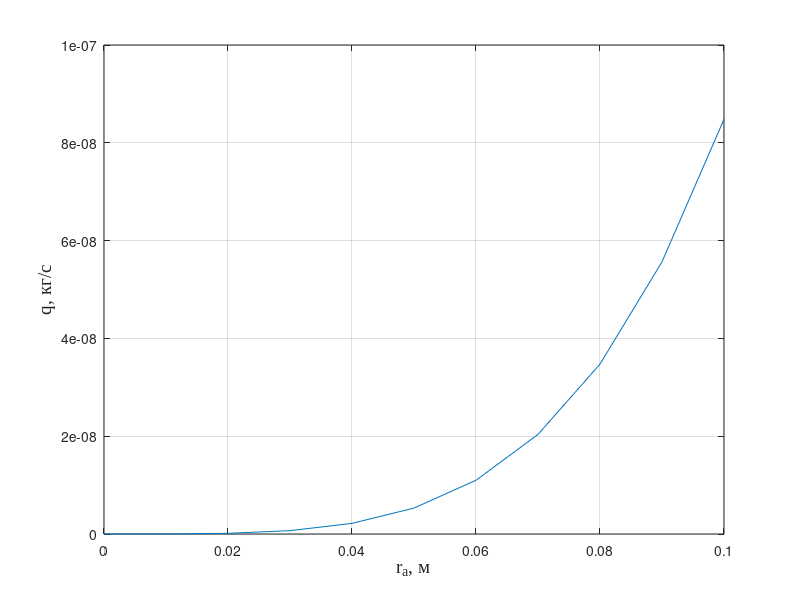
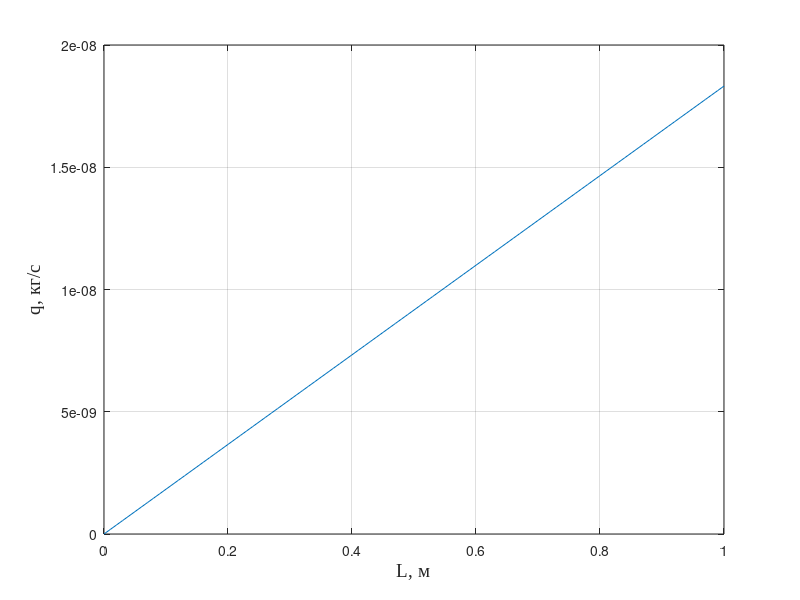

MATLAB code for these plots, in order:
%% Изучение закономерности распределения газов во вращающемся роторе центрифуги
clear; clc; format("default"); close all;

%% Данные
F = [24, 22, 6, 20, 50, 170, 90, 70, 150];
ro = [7.86, 8.00, 2.70, 2.73, 8.90, 7.85, 4.6, 1.9, 1.33];
v = 1500;

%% Расчет
u = sqrt(9.8*10^3.*F./ro);
r = u./(2*pi()*v);

mu1 = 0.132;
mu2 = 0.134;
T = 300;
L = 0.6;
R = 8.32;
ra = 0.06;
raq = 0:0.01:0.1;
eta = 4*10^(-5)*sqrt((mu1+mu2)/(2*T));
qr = 27/16*pi()^5*eta*L*((mu2-mu1)/(R*T))^2.*(v*raq).^4;
figure();
plot(raq,qr); grid on;
xlabel('r_a, м', 'FontSize', 14, 'FontName', 'TimesNewRoman');
ylabel('q, кг/с', 'FontSize', 14, 'FontName', 'TimesNewRoman');
Lq = 0:0.01:1;
qL = 27/16*pi()^5*eta.*Lq.*((mu2-mu1)/(R*T))^2*(v*ra)^4;
figure();
plot(Lq, qL); grid on;
xlabel('L, м', 'FontSize', 14, 'FontName', 'TimesNewRoman');
ylabel('q, кг/с', 'FontSize', 14, 'FontName', 'TimesNewRoman');